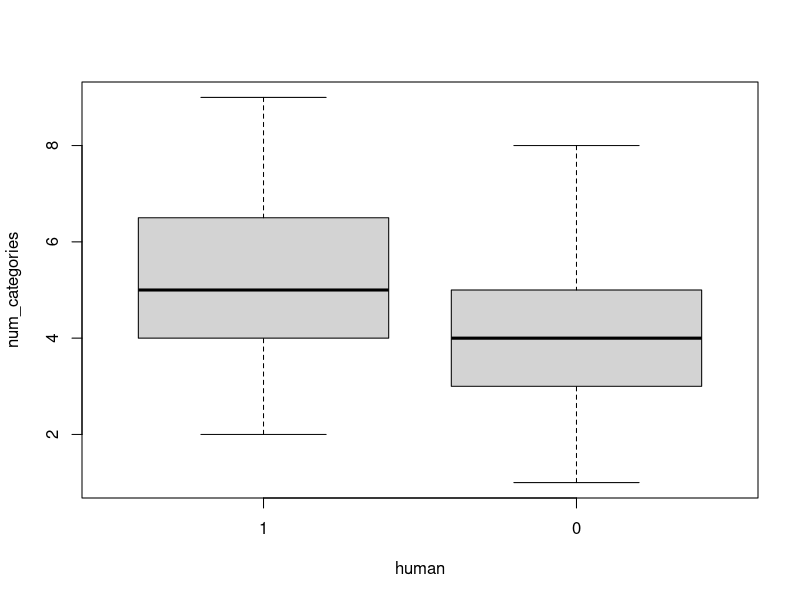
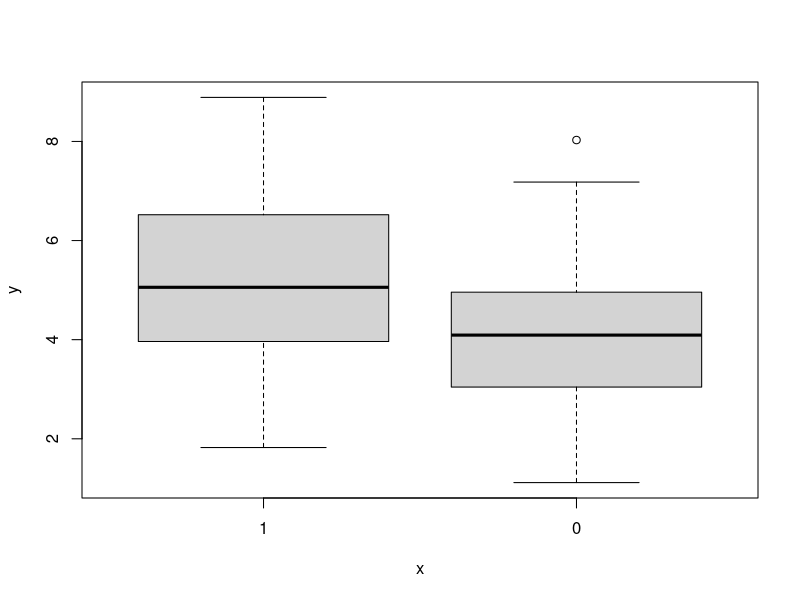

Source code (R) for these figures, in order:
### compare human and gpt-3 on categories and flexibility
library(dplyr)
library(tidyr)
library(ggplot2)

aut_fork_cat_gpt3 <- read.csv("data_combined/03_categorized/GPT3_fork_cat_complete.csv")
aut_fork_cat_gpt3$human = 0
aut_fork_cat_human <- read.csv("data_combined/03_categorized/Human_fork_cat_complete.csv")
aut_fork_cat_human$human = 1

# add repsonse_ids to gpt3 data
aut_gpt3_respondents <- read.csv("data_gpt3/04_to_score/220522_gpt3_aut_ratings.csv")
aut_gpt3_respondents <- aut_gpt3_respondents %>%
  mutate(response = response_EN) %>%
  select(respondent_id, response_id, temperature, object, response) %>%
  filter(object == "fork") 

aut_fork_cat_gpt3 <- aut_fork_cat_gpt3 %>%
  left_join(aut_gpt3_respondents) %>%
  select(respondent_id, response_id, human, temperature, response, 
         category01, category02, category03, category04)
aut_fork_cat_gpt3$respondent_id = as.factor(aut_fork_cat_gpt3$respondent_id)
aut_fork_cat_gpt3$response_id = as.factor(aut_fork_cat_gpt3$response_id)
aut_fork_cat_gpt3$category01 = as.factor(aut_fork_cat_gpt3$category01)
aut_fork_cat_gpt3$category02 = as.factor(aut_fork_cat_gpt3$category02)
aut_fork_cat_gpt3$category03 = as.factor(aut_fork_cat_gpt3$category03)
aut_fork_cat_gpt3$category04 = as.factor(aut_fork_cat_gpt3$category04)
aut_fork_cat_gpt3$human = as.factor(aut_fork_cat_gpt3$human)
#write.csv(aut_fork_cat_gpt3, "data_combined/03_categorized/GPT3_fork_cat_complete_responseids.csv")

# rename columns to make gpt3 and human data comparable
aut_fork_cat_human <- aut_fork_cat_human %>%
  mutate(temperature = NA, category01 = category01_rater01, category02 = category02_rater01, 
         category03 = category03_rater01, category04 = category04_rater01) %>%
  select(respondent_id, response_id, human, temperature, response, 
         category01, category02, category03, category04)
aut_fork_cat_human$respondent_id = as.factor(aut_fork_cat_human$respondent_id)
aut_fork_cat_human$response_id = as.factor(aut_fork_cat_human$response_id)
aut_fork_cat_human$category01 = as.factor(aut_fork_cat_human$category01)
aut_fork_cat_human$category02 = as.factor(aut_fork_cat_human$category02)
aut_fork_cat_human$category03 = as.factor(aut_fork_cat_human$category03)
aut_fork_cat_human$category04 = as.factor(aut_fork_cat_human$category04)
aut_fork_cat_human$human = as.factor(aut_fork_cat_human$human)

# combine human and gpt3 data
aut_fork_cat <- aut_fork_cat_human %>%
  add_row(aut_fork_cat_gpt3)

# make summaries of switches and # categories to compare
aut_fork_cat_fluency <- aut_fork_cat %>%
  group_by(human, respondent_id) %>%
  mutate(fluency = length(unique(response)))

aut_fork_cat_categories <- aut_fork_cat %>%
  group_by(human, respondent_id) %>%
  mutate(num_categories = length(unique(category01))) %>%
  select(respondent_id, human, num_categories) %>%
  distinct()
write.csv(aut_fork_cat_categories, "data_combined/03_categorized/GPT3_fork_cat_num_categories.csv")

t.test(num_categories ~ human, aut_fork_cat_categories)
plot(num_categories ~ human, aut_fork_cat_categories)
plot(aut_fork_cat_categories$human, jitter(aut_fork_cat_categories$num_categories))
